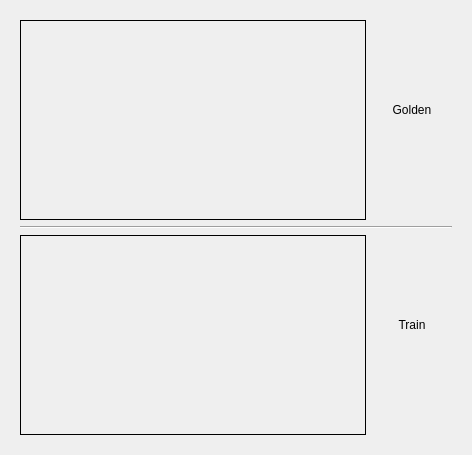
<?xml version="1.0" encoding="UTF-8"?>
<ui version="4.0">
 <class>Threshold_Image_Widget</class>
 <widget class="QWidget" name="Threshold_Image_Widget">
  <property name="geometry">
   <rect>
    <x>0</x>
    <y>0</y>
    <width>468</width>
    <height>455</height>
   </rect>
  </property>
  <property name="windowTitle">
   <string>Form</string>
  </property>
  <layout class="QHBoxLayout" name="horizontalLayout_3">
   <item>
    <widget class="QWidget" name="Widget" native="true">
     <property name="minimumSize">
      <size>
       <width>450</width>
       <height>0</height>
      </size>
     </property>
     <layout class="QGridLayout" name="gridLayout">
      <item row="0" column="0">
       <layout class="QHBoxLayout" name="horizontalLayout">
        <item>
         <widget class="QLabel" name="Golden_Image_label">
          <property name="sizePolicy">
           <sizepolicy hsizetype="Expanding" vsizetype="Preferred">
            <horstretch>0</horstretch>
            <verstretch>0</verstretch>
           </sizepolicy>
          </property>
          <property name="minimumSize">
           <size>
            <width>300</width>
            <height>200</height>
           </size>
          </property>
          <property name="frameShape">
           <enum>QFrame::Box</enum>
          </property>
          <property name="text">
           <string/>
          </property>
          <property name="alignment">
           <set>Qt::AlignCenter</set>
          </property>
         </widget>
        </item>
        <item>
         <layout class="QVBoxLayout" name="verticalLayout">
          <item>
           <spacer name="verticalSpacer_2">
            <property name="orientation">
             <enum>Qt::Vertical</enum>
            </property>
            <property name="sizeHint" stdset="0">
             <size>
              <width>20</width>
              <height>40</height>
             </size>
            </property>
           </spacer>
          </item>
          <item>
           <widget class="QLabel" name="Golden_label">
            <property name="sizePolicy">
             <sizepolicy hsizetype="Fixed" vsizetype="Fixed">
              <horstretch>0</horstretch>
              <verstretch>0</verstretch>
             </sizepolicy>
            </property>
            <property name="minimumSize">
             <size>
              <width>80</width>
              <height>0</height>
             </size>
            </property>
            <property name="text">
             <string>Golden</string>
            </property>
            <property name="alignment">
             <set>Qt::AlignCenter</set>
            </property>
           </widget>
          </item>
          <item>
           <widget class="QLabel" name="Golden_Threshold_label">
            <property name="sizePolicy">
             <sizepolicy hsizetype="Fixed" vsizetype="Fixed">
              <horstretch>0</horstretch>
              <verstretch>0</verstretch>
             </sizepolicy>
            </property>
            <property name="minimumSize">
             <size>
              <width>80</width>
              <height>0</height>
             </size>
            </property>
            <property name="text">
             <string/>
            </property>
            <property name="alignment">
             <set>Qt::AlignCenter</set>
            </property>
           </widget>
          </item>
          <item>
           <spacer name="verticalSpacer">
            <property name="orientation">
             <enum>Qt::Vertical</enum>
            </property>
            <property name="sizeHint" stdset="0">
             <size>
              <width>20</width>
              <height>40</height>
             </size>
            </property>
           </spacer>
          </item>
         </layout>
        </item>
       </layout>
      </item>
      <item row="2" column="0">
       <layout class="QHBoxLayout" name="horizontalLayout_2">
        <item>
         <widget class="QLabel" name="Train_Image_label">
          <property name="sizePolicy">
           <sizepolicy hsizetype="Expanding" vsizetype="Preferred">
            <horstretch>0</horstretch>
            <verstretch>0</verstretch>
           </sizepolicy>
          </property>
          <property name="minimumSize">
           <size>
            <width>300</width>
            <height>200</height>
           </size>
          </property>
          <property name="frameShape">
           <enum>QFrame::Box</enum>
          </property>
          <property name="text">
           <string/>
          </property>
          <property name="alignment">
           <set>Qt::AlignCenter</set>
          </property>
         </widget>
        </item>
        <item>
         <layout class="QVBoxLayout" name="verticalLayout_2">
          <item>
           <spacer name="verticalSpacer_4">
            <property name="orientation">
             <enum>Qt::Vertical</enum>
            </property>
            <property name="sizeHint" stdset="0">
             <size>
              <width>20</width>
              <height>40</height>
             </size>
            </property>
           </spacer>
          </item>
          <item>
           <widget class="QLabel" name="Train_ROI_label">
            <property name="sizePolicy">
             <sizepolicy hsizetype="Fixed" vsizetype="Fixed">
              <horstretch>0</horstretch>
              <verstretch>0</verstretch>
             </sizepolicy>
            </property>
            <property name="minimumSize">
             <size>
              <width>80</width>
              <height>0</height>
             </size>
            </property>
            <property name="text">
             <string>Train</string>
            </property>
            <property name="alignment">
             <set>Qt::AlignCenter</set>
            </property>
           </widget>
          </item>
          <item>
           <widget class="QLabel" name="Train_Threshold_label">
            <property name="sizePolicy">
             <sizepolicy hsizetype="Fixed" vsizetype="Fixed">
              <horstretch>0</horstretch>
              <verstretch>0</verstretch>
             </sizepolicy>
            </property>
            <property name="minimumSize">
             <size>
              <width>80</width>
              <height>0</height>
             </size>
            </property>
            <property name="text">
             <string/>
            </property>
            <property name="alignment">
             <set>Qt::AlignCenter</set>
            </property>
           </widget>
          </item>
          <item>
           <spacer name="verticalSpacer_3">
            <property name="orientation">
             <enum>Qt::Vertical</enum>
            </property>
            <property name="sizeHint" stdset="0">
             <size>
              <width>20</width>
              <height>40</height>
             </size>
            </property>
           </spacer>
          </item>
         </layout>
        </item>
       </layout>
      </item>
      <item row="1" column="0">
       <widget class="Line" name="line">
        <property name="orientation">
         <enum>Qt::Horizontal</enum>
        </property>
       </widget>
      </item>
     </layout>
    </widget>
   </item>
  </layout>
 </widget>
 <resources/>
 <connections/>
</ui>
